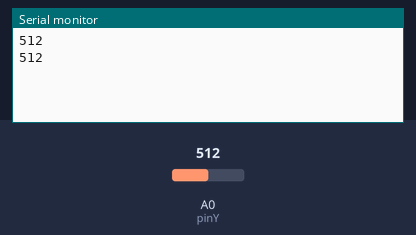
This sketch was run on a simulated Arduino Uno, built with avr-gcc and run on an emulated ATmega328P. On the bench: the last lines printed to the serial monitor. The test bench sets the inputs (shaded band); at power-on: A0 (pinY) = 512.

Above: at 1.8 s.
1.9 s: A0 (pinY) set to 610
At 3.0 s:
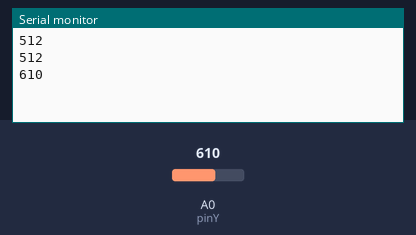
3.4 s: A0 (pinY) set to 590
At 5.1 s:
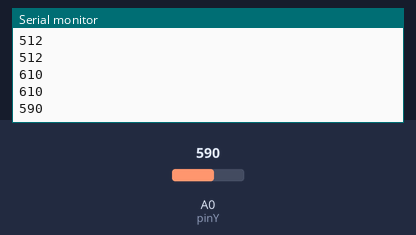
Timing chart, 0 to 6.6 s (numbered marks = the images above; inputs shaded):
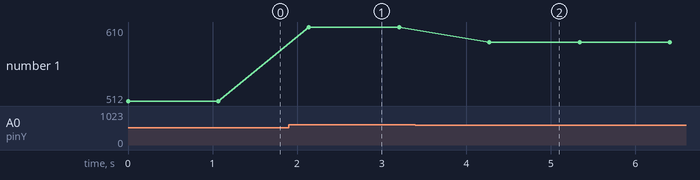

The sketch:

Joystick.ino
```cpp
#include <IRremote.h>
IRsend irsend;

int pinY = 0;

void setup()
{
  Serial.begin(9600);
}

void loop()
{
  int value = analogRead(pinY);
  Serial.println(value);

  if(value < 400){
    irsend.sendSony(0x10, 12);// gửi tín hiệu HEX 0x10, 12 bits
  }
  else if (value > 600){
    irsend.sendSony(0x11, 12);// gửi tín hiệu HEX 0x11, 12 bits
  }
  else{
    irsend.sendSony(0x12, 12);// gửi tín hiệu HEX 0x12, 12 bits
  }
  delay(1000);
}


/*
Cách lắp:
- Joystick:
    + Y: A0 (trái(nhỏ) phải(lớn) : y, trên(lớn) dưới(nhỏ) : x)

- IR:
    + (-): GND
    + pin giữa: 5V
    + pin còn lại: pin D3
*/
```

Measured:
- after the input at 1.9 s, the serial monitor: prints a new line after 0.24 s (image 1)
- after the input at 3.4 s, the serial monitor: prints a new line after 0.87 s (image 2)
- plotted number 1: 512 → 610 after the input at 1.9 s, 610 → 590 after the input at 3.4 s
